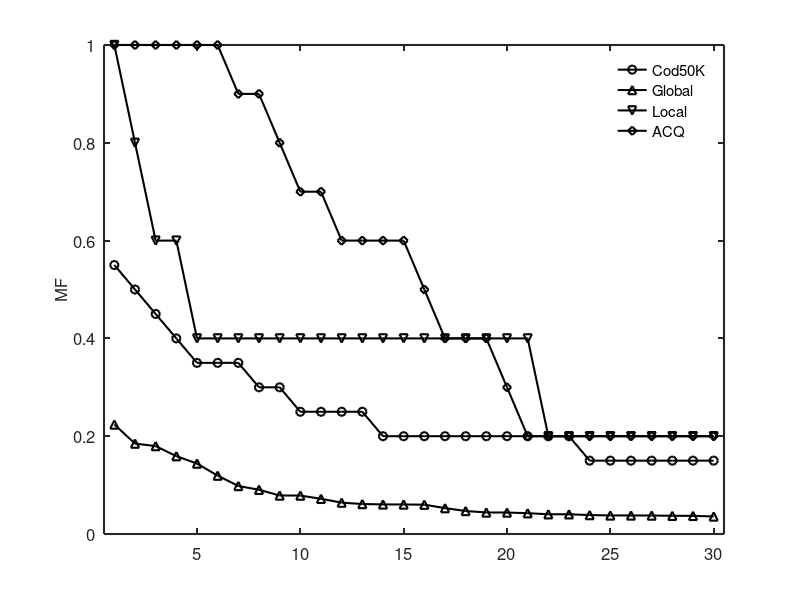

Write MATLAB code to recreate this figure.
set(gcf,'color',[1, 1, 1]);
set(gcf,'unit','centimeters','position',[10 5 9 6]);

x=[1 2 3 4 5 6 7 8 9 10 11 12 13 14 15 16 17 18 19 20 21 22 23 24 25 26 27 28 29 30];
y1 = [0.55 0.5 0.45 0.4 0.35 0.35 0.35 0.3 0.3 0.25 0.25 0.25 0.25 0.2 0.2 0.2 0.2 0.2 0.2 0.2 0.2 0.2 0.2 0.15 0.15 0.15 0.15 0.15 0.15 0.15];
y2 = [0.2238996875720786 0.1848846393100026 0.17978467868384204 0.15921243001824242 0.14404068785398597 0.11936330870721007 0.09815269128347068 0.09048294693384962 0.07872205098096775 0.07864516715243268 0.07196792313480997 0.06415140056707648 0.061297379659334746 0.06050757305711071 0.06035147558705463 0.05996705644437921 0.05290073365810927 0.0470738713803443 0.04399385861296914 0.043935613288321344 0.04252840624483073 0.040382648484806126 0.04034071185105972 0.03870518313494976 0.03795498335348622 0.03793867466258483 0.037782577192528755 0.03720245375903676 0.03709761217467074 0.03585815166616576 0.035394518881969345 0.03444861480968923 0.0340012907163942 0.033386220088113525 0.033272059251803855 0.03306237608307181 0.03262903086769225 0.03260107311186131 0.032489242088537554 0.03220267509127042 0.03210948257183396 0.031585274650003846 0.031331325034539476 0.03126842008391986 0.030793138234793894 0.03005691733124582 0.029285749232909074 0.028749892246149402 0.02805560797634774 0.0270654374573353];
y3 = [1.0 0.8 0.6 0.6 0.4 0.4 0.4 0.4 0.4 0.4 0.4 0.4 0.4 0.4 0.4 0.4 0.4 0.4 0.4 0.4 0.4 0.2 0.2 0.2 0.2 0.2 0.2 0.2 0.2 0.2 0.2 0.2 0.2 0.2 0.2 0.2 0.2 0.2 0.2 0.2 0.2 0.2 0.2 0.2 0.2 0.2 0.2 0.2 0.2 0.2 ];
y4 = [1.0 1.0 1.0 1.0 1.0 1.0 0.9 0.9 0.8 0.7 0.7 0.6 0.6 0.6 0.6 0.5 0.4 0.4 0.4 0.30000000000000004 0.2 0.2 0.2 0.2 0.2 0.2 0.2 0.2 0.2 0.2 0.2 0.2 0.2 0.2 0.2 0.2 0.1 0.1 0.1 0.1 0.1 0.1 0.1 0.1 0.1 0.1 0.1 0.1 0.1 0.1];


p1= plot(x, y1, '-ko');
hold on;
p2 = plot(x, y2(1:30), '-k^');
hold on;
p3 = plot(x, y3(1:30), '-kv');
hold on;
p4 = plot(x, y4(1:30), '-kd');

ylabel('MF');

axis([0.5 30.5 0.0 1.0]);

%set(gca, 'xtick', 1:5, 'XTickLabel', {'4','5','6','7','8'});
leg=legend('Cod50K','Global','Local','ACQ');
set(leg,'edgecolor','white');

set(gca, 'FontSize', 12);
set(get(gca, 'XLabel'), 'FontSize',12);
set(get(gca, 'YLabel'), 'FontSize',12);
set(findall(gcf,'type','line'),'linewidth',1.5);
set(gca, 'LineWidth', 1.5);
